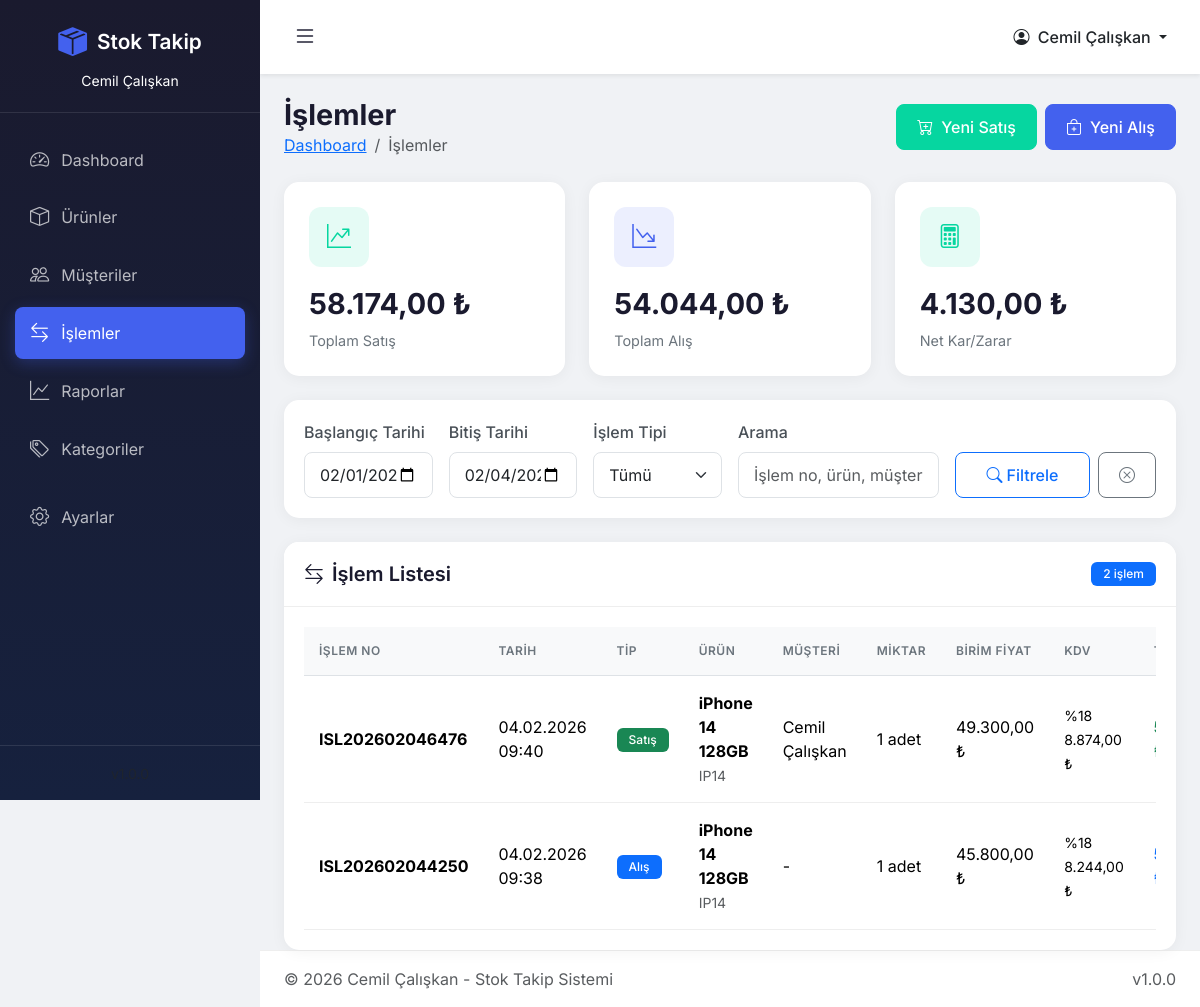
Page /islemler.php (signed in) on the committed database.
### tables this page shows
CREATE TABLE `islemler` (
  `id` int(11) NOT NULL,
  `islem_no` varchar(50) NOT NULL,
  `islem_tipi` enum('alis','satis') NOT NULL,
  `tarih` datetime NOT NULL,
  `urun_id` int(11) DEFAULT NULL,
  `miktar` int(11) NOT NULL,
  `birim_fiyat` decimal(10,2) NOT NULL,
  `kdv_orani` decimal(5,2) DEFAULT 18.00,
  `ara_toplam` decimal(10,2) NOT NULL,
  `kdv_tutari` decimal(10,2) NOT NULL,
  `genel_toplam` decimal(10,2) NOT NULL,
  `musteri_id` int(11) DEFAULT NULL,
  `odeme_sekli` enum('nakit','kredi_karti','havale','cek','vadeli') DEFAULT 'nakit',
  `not_aciklama` text DEFAULT NULL,
  `durum` enum('tamamlandi','beklemede','iptal') DEFAULT 'tamamlandi',
  `olusturma_tarihi` timestamp NOT NULL DEFAULT current_timestamp(),
  `guncelleme_tarihi` timestamp NOT NULL DEFAULT current_timestamp() ON UPDATE current_timestamp()
);

CREATE TABLE `urunler` (
  `id` int(11) NOT NULL,
  `urun_kodu` varchar(50) NOT NULL,
  `urun_adi` varchar(255) NOT NULL,
  `kategori_id` int(11) DEFAULT NULL,
  `alis_fiyati` decimal(10,2) DEFAULT 0.00,
  `satis_fiyati` decimal(10,2) DEFAULT 0.00,
  `mevcut_stok` int(11) DEFAULT 0,
  `kritik_stok` int(11) DEFAULT 10,
  `aciklama` text DEFAULT NULL,
  `durum` enum('aktif','pasif') DEFAULT 'aktif',
  `olusturma_tarihi` timestamp NOT NULL DEFAULT current_timestamp(),
  `guncelleme_tarihi` timestamp NOT NULL DEFAULT current_timestamp() ON UPDATE current_timestamp()
);

CREATE TABLE `musteriler` (
  `id` int(11) NOT NULL,
  `ad_soyad` varchar(255) NOT NULL,
  `telefon` varchar(20) DEFAULT NULL,
  `eposta` varchar(255) DEFAULT NULL,
  `adres` text DEFAULT NULL,
  `iban` varchar(50) DEFAULT NULL,
  `baslangic_bakiye` decimal(10,2) DEFAULT 0.00,
  `mevcut_bakiye` decimal(10,2) DEFAULT 0.00,
  `durum` enum('aktif','pasif') DEFAULT 'aktif',
  `olusturma_tarihi` timestamp NOT NULL DEFAULT current_timestamp(),
  `guncelleme_tarihi` timestamp NOT NULL DEFAULT current_timestamp() ON UPDATE current_timestamp()
);

### config/database.php (called while the page is built, shortened)
<?php
function formatMoney($amount) {
    return number_format($amount, 2, ',', '.') . ' ₺';
}
function formatDate($date, $format = 'd.m.Y H:i') {
    return date($format, strtotime($date));
}

### islemler.php (the view, shortened to what this page needs)
<?php
require_once 'includes/header.php';
$db = getDB();
$startDate = $_GET['start_date'] ?? date('Y-m-01');
$endDate = $_GET['end_date'] ?? date('Y-m-d');
$search = $_GET['search'] ?? '';
try {
    $sql = "
        SELECT i.*, u.urun_kodu, u.urun_adi, m.ad_soyad as musteri_adi
        FROM islemler i
        LEFT JOIN urunler u ON i.urun_id = u.id
        LEFT JOIN musteriler m ON i.musteri_id = m.id
        WHERE DATE(i.tarih) BETWEEN ? AND ?
    ";
    $params = [$startDate, $endDate];
    $sql .= " ORDER BY i.tarih DESC";
    $stmt = $db->prepare($sql);
    $stmt->execute($params);
    $islemler = $stmt->fetchAll();
    $toplamSatis = 0;
    $toplamAlis = 0;
    foreach ($islemler as $islem) {
        if ($islem['islem_tipi'] === 'satis') {
            $toplamSatis += $islem['genel_toplam'];
        } else {
            $toplamAlis += $islem['genel_toplam'];
        }
    }
} catch (PDOException $e) {
    $islemler = [];
    $toplamSatis = 0;
    $toplamAlis = 0;
}
?>
<div class="page-title d-flex justify-content-between align-items-center flex-wrap gap-3">
    <div>
        <h1>İşlemler</h1>
        <nav aria-label="breadcrumb">
            <ol class="breadcrumb mb-0">
                <li class="breadcrumb-item"><a href="index.php">Dashboard</a></li>
                <li class="breadcrumb-item active">İşlemler</li>
            </ol>
        </nav>
    </div>
    <div class="d-flex gap-2">
        <button type="button" class="btn btn-success" data-bs-toggle="modal" data-bs-target="#addTransactionModal" onclick="setTransactionType('satis')">
            <i class="bi bi-cart-plus me-2"></i>Yeni Satış
        </button>
        <button type="button" class="btn btn-primary" data-bs-toggle="modal" data-bs-target="#addTransactionModal" onclick="setTransactionType('alis')">
            <i class="bi bi-bag-plus me-2"></i>Yeni Alış
        </button>
    </div>
</div>
<div class="row mb-4">
    <div class="col-md-4">
        <div class="stat-card">
            <div class="icon success">
                <i class="bi bi-graph-up-arrow"></i>
            </div>
            <div class="value"><?= formatMoney($toplamSatis) ?></div>
            <div class="label">Toplam Satış</div>
        </div>
    </div>
    <div class="col-md-4">
        <div class="stat-card">
            <div class="icon primary">
                <i class="bi bi-graph-down-arrow"></i>
            </div>
            <div class="value"><?= formatMoney($toplamAlis) ?></div>
            <div class="label">Toplam Alış</div>
        </div>
    </div>
    <div class="col-md-4">
        <div class="stat-card">
            <div class="icon <?= ($toplamSatis - $toplamAlis) >= 0 ? 'success' : 'danger' ?>">
                <i class="bi bi-calculator"></i>
            </div>
            <div class="value"><?= formatMoney($toplamSatis - $toplamAlis) ?></div>
            <div class="label">Net Kar/Zarar</div>
        </div>
    </div>
</div>
<div class="card mb-4">
    <div class="card-body">
        <form method="GET" class="row g-3">
            <div class="col-md-2">
                <label class="form-label">Başlangıç Tarihi</label>
                <input type="date" class="form-control" name="start_date" value="<?= $startDate ?>">
            </div>
            <div class="col-md-2">
                <label class="form-label">Bitiş Tarihi</label>
                <input type="date" class="form-control" name="end_date" value="<?= $endDate ?>">
            </div>
            <div class="col-md-2">
                <label class="form-label">İşlem Tipi</label>
                <select class="form-select" name="islem_tipi">
                    <option value="">Tümü</option>
                </select>
            </div>
            <div class="col-md-3">
                <label class="form-label">Arama</label>
                <input type="text" class="form-control" name="search" placeholder="İşlem no, ürün, müşteri..." value="<?= htmlspecialchars($search) ?>">
            </div>
            <div class="col-md-3 d-flex align-items-end gap-2">
                <button type="submit" class="btn btn-outline-primary flex-fill">
                    <i class="bi bi-search me-1"></i>Filtrele
                </button>
                <a href="islemler.php" class="btn btn-outline-secondary">
                    <i class="bi bi-x-circle"></i>
                </a>
            </div>
        </form>
    </div>
</div>
<div class="card">
    <div class="card-header d-flex justify-content-between align-items-center">
        <h5 class="mb-0"><i class="bi bi-arrow-left-right me-2"></i>İşlem Listesi</h5>
        <span class="badge bg-primary"><?= count($islemler) ?> işlem</span>
    </div>
    <div class="card-body">
        <div class="table-responsive">
            <table class="table table-hover" id="transactionsTable">
                <thead>
                    <tr>
                        <th>İşlem No</th>
                        <th>Tarih</th>
                        <th>Tip</th>
                        <th>Ürün</th>
                        <th>Müşteri</th>
                        <th>Miktar</th>
                        <th>Birim Fiyat</th>
                        <th>KDV</th>
                        <th>Toplam</th>
                    </tr>
                </thead>
                <tbody>
                    <?php foreach ($islemler as $islem): ?>
                        <tr>
                            <td><strong><?= htmlspecialchars($islem['islem_no']) ?></strong></td>
                            <td><?= formatDate($islem['tarih']) ?></td>
                            <td>
                                <?php if ($islem['islem_tipi'] === 'satis'): ?>
                                    <span class="badge bg-success">Satış</span>
                                <?php else: ?>
                                    <span class="badge bg-primary">Alış</span>
                                <?php endif; ?>
                            </td>
                            <td>
                                <strong><?= htmlspecialchars($islem['urun_adi'] ?? '-') ?></strong>
                                <br><small class="text-muted"><?= htmlspecialchars($islem['urun_kodu'] ?? '') ?></small>
                            </td>
                            <td><?= htmlspecialchars($islem['musteri_adi'] ?? '-') ?></td>
                            <td><?= $islem['miktar'] ?> adet</td>
                            <td><?= formatMoney($islem['birim_fiyat']) ?></td>
                            <td>
                                <small>
                                    %<?= number_format($islem['kdv_orani'], 0) ?>
                                    <br><?= formatMoney($islem['kdv_tutari']) ?>
                                </small>
                            </td>
                            <td>
                                <strong class="<?= $islem['islem_tipi'] === 'satis' ? 'text-success' : 'text-primary' ?>">
                                </strong>
                            </td>
                        </tr>
                    <?php endforeach; ?>
                </tbody>
            </table>
        </div>
    </div>
</div>
<?php require_once 'includes/footer.php'; ?>

### assets/css/style.css (style rules this page uses)
:root { --primary-color: #4361ee; --primary-dark: #3a56d4; --secondary-color: #7209b7; --success-color: #06d6a0; --warning-color: #ffd166; --danger-color: #ef476f; --info-color: #118ab2; --dark-color: #1a1a2e; --light-color: #f8f9fa; --sidebar-width: 260px; --sidebar-collapsed-width: 70px; }
* { margin: 0; padding: 0; box-sizing: border-box; }
body { font-family: 'Inter', -apple-system, BlinkMacSystemFont, sans-serif; background-color: #f0f2f5; color: #333; min-height: 100vh; }
.stat-card { background: #fff; border-radius: 15px; padding: 25px; box-shadow: 0 2px 15px rgba(0,0,0,0.05); transition: transform 0.3s ease, box-shadow 0.3s ease; border: none; height: 100%; }
.stat-card .icon { width: 60px; height: 60px; border-radius: 12px; display: flex; align-items: center; justify-content: center; font-size: 1.5rem; margin-bottom: 15px; }
.stat-card .icon.primary { background: rgba(67, 97, 238, 0.1); color: var(--primary-color); }
.stat-card .icon.success { background: rgba(6, 214, 160, 0.1); color: var(--success-color); }
.stat-card .value { font-size: 1.8rem; font-weight: 700; color: var(--dark-color); margin-bottom: 5px; }
.stat-card .label { color: #6c757d; font-size: 0.9rem; }
.card { border: none; border-radius: 15px; box-shadow: 0 2px 15px rgba(0,0,0,0.05); }
.card-header { background: #fff; border-bottom: 1px solid #eee; padding: 20px; border-radius: 15px 15px 0 0 !important; }
.card-header h5 { margin: 0; font-weight: 600; color: var(--dark-color); }
.card-body { padding: 20px; }
.table { margin-bottom: 0; }
.table th { border-top: none; font-weight: 600; color: #6c757d; text-transform: uppercase; font-size: 0.75rem; letter-spacing: 0.5px; padding: 15px; background: #f8f9fa; }
.table td { padding: 15px; vertical-align: middle; border-color: #eee; }
.badge { padding: 6px 12px; font-weight: 500; border-radius: 6px; }
.btn { padding: 10px 20px; border-radius: 8px; font-weight: 500; transition: all 0.3s ease; }
.btn-primary { background: var(--primary-color); border-color: var(--primary-color); }
.btn-success { background: var(--success-color); border-color: var(--success-color); }
.form-control, .form-select { border-radius: 8px; padding: 10px 15px; border: 1px solid #dee2e6; transition: all 0.3s ease; }
.form-label { font-weight: 500; color: #495057; margin-bottom: 8px; }
.page-title { margin-bottom: 25px; }
.page-title h1 { font-size: 1.8rem; font-weight: 700; color: var(--dark-color); margin: 0; }
.page-title .breadcrumb { margin: 0; padding: 0; background: none; }
.stat-card, .card { animation: fadeIn 0.5s ease forwards; }
.stat-card:nth-child(1) { animation-delay: 0.1s; }

### rows in the picture
islemler: islem_no "ISL202602046476", tarih "04.02.2026 09:40", islem_tipi "Satış", urun.urun_adi "iPhone 14 128GB", urun.urun_kodu "IP14", musteri.ad_soyad "Cemil Çalışkan", miktar "1", birim_fiyat "49.300,00 ₺", kdv_orani "18", kdv_tutari "8.874,00 ₺"
islemler: islem_no "ISL202602044250", tarih "04.02.2026 09:38", islem_tipi "Alış", urun.urun_adi "iPhone 14 128GB", urun.urun_kodu "IP14", musteri_adi "-", miktar "1", birim_fiyat "45.800,00 ₺", kdv_orani "18", kdv_tutari "8.244,00 ₺"

### other values in the picture
getCurrentUserName() "Cemil Çalışkan"
formatMoney($toplamSatis) "58.174,00 ₺"
formatMoney($toplamAlis) "54.044,00 ₺"
formatMoney($toplamSatis - $toplamAlis) "4.130,00 ₺"
count($islemler) "2"
APP_VERSION "1.0.0"
